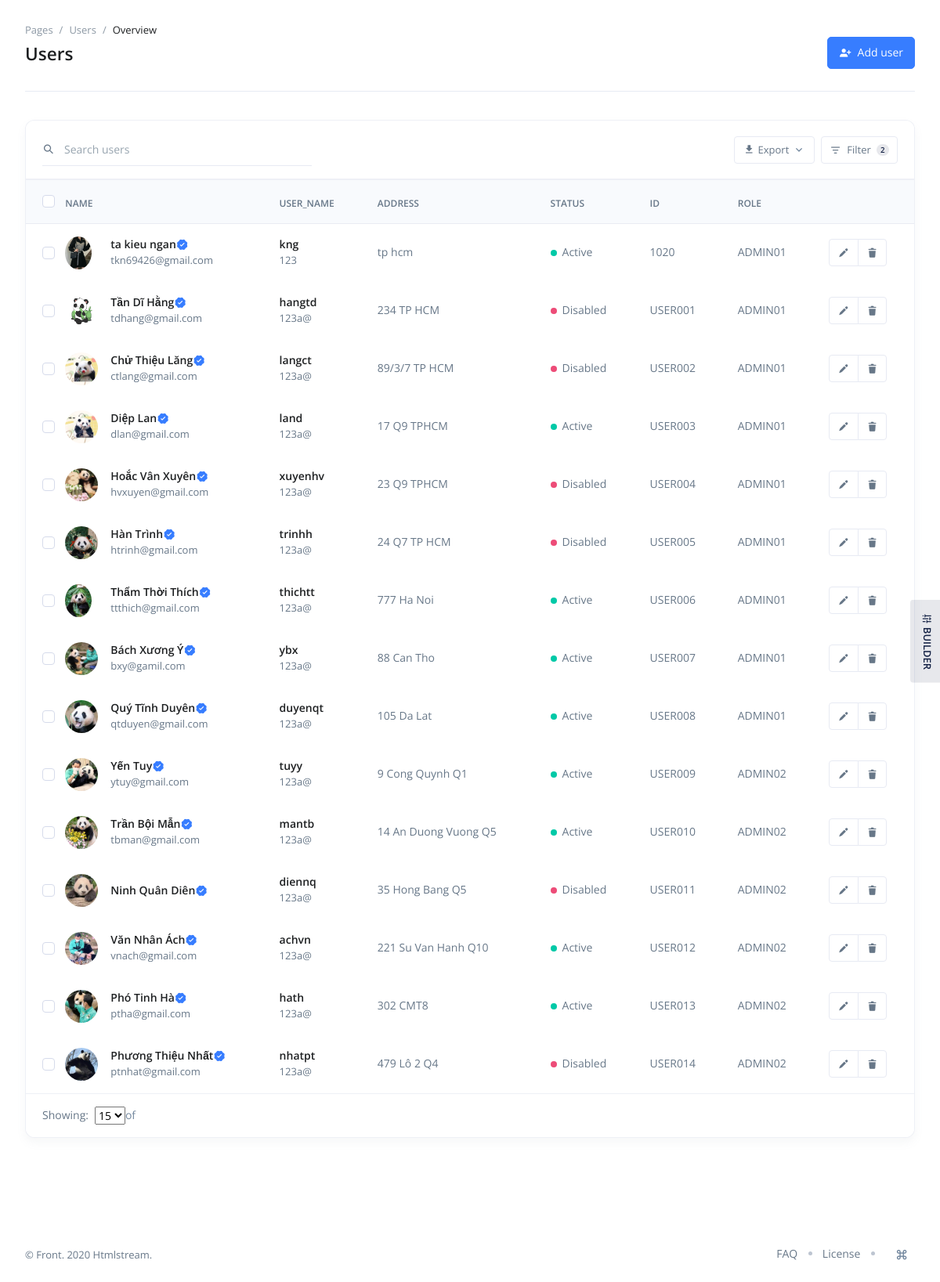
The page /pages/users.php on the database its author committed.
### tables this page shows
CREATE TABLE `user` (
  `ID` varchar(255) NOT NULL,
  `status` varchar(255) DEFAULT NULL,
  `fullname` varchar(255) DEFAULT NULL,
  `email` varchar(255) DEFAULT NULL,
  `phone` varchar(255) DEFAULT NULL,
  `address` varchar(255) DEFAULT NULL,
  `user_name` varchar(255) DEFAULT NULL,
  `pass` varchar(255) DEFAULT NULL,
  `user_avatar` varchar(255) DEFAULT NULL,
  `manager_id` varchar(255) DEFAULT NULL,
  `created_at` date DEFAULT NULL,
  `deleted` int(11) NOT NULL
);

### pages/users.php (called while the page is built)
<?php
  $level = '../';
  $pages ='user';
  include ($level."DB/db.php");
  include($level."component/them_user_loaddata.php");
  include($level.'layout.php');
  ?>

### component/them_user_loaddata.php (called while the page is built, shortened)
<?php
$sql="select* from user";
$result = $db ->prepare($sql);
$result ->execute();
$dsuser = $result -> fetchAll();
?>

### content/users-card.php (the view, shortened to what this page needs)
<div class="card">
          <div class="card-header">
            <div class="row justify-content-between align-items-center flex-grow-1">
              <div class="col-sm-6 col-md-4 mb-3 mb-sm-0">
                <form>
                  <div class="input-group input-group-merge input-group-flush">
                    <div class="input-group-prepend">
                      <div class="input-group-text">
                        <i class="tio-search"></i>
                      </div>
                    </div>
                    <input id="datatableSearch" type="search" class="form-control" placeholder="Search users" aria-label="Search users">
                  </div>
                </form>
              </div>
              <div class="col-sm-6">
                <div class="d-sm-flex justify-content-sm-end align-items-sm-center">
                  <div class="hs-unfold mr-2">
                    <a class="js-hs-unfold-invoker btn btn-sm btn-white dropdown-toggle" href="javascript:;" data-hs-unfold-options='{
                         "target": "#usersExportDropdown",
                         "type": "css-animation"
                       }'>
                      <i class="tio-download-to mr-1"></i> Export
                    </a>
                  </div>
                  <div class="hs-unfold">
                    <a class="js-hs-unfold-invoker btn btn-sm btn-white" href="javascript:;" data-hs-unfold-options='{
                         "target": "#usersFilterDropdown",
                         "type": "css-animation",
                         "smartPositionOff": true
                       }'>
                      <i class="tio-filter-list mr-1"></i> Filter <span class="badge badge-soft-dark rounded-circle ml-1">2</span>
                    </a>
                  </div>
                </div>
              </div>
            </div>
          </div>
          <div class="table-responsive datatable-custom">
            <table id="datatable" class="table table-lg table-borderless table-thead-bordered table-nowrap table-align-middle card-table" data-hs-datatables-options='{
                     "columnDefs": [{
                        "targets": [0, 7],
                        "orderable": false
                      }],
                     "order": [],
                     "info": {
                       "totalQty": "#datatableWithPaginationInfoTotalQty"
                     },
                     "search": "#datatableSearch",
                     "entries": "#datatableEntries",
                     "pageLength": 15,
                     "isResponsive": false,
                     "isShowPaging": false,
                     "pagination": "datatablePagination"
                   }'>
              <thead class="thead-light">
                <tr>
                  <th class="table-column-pr-0">
                    <div class="custom-control custom-checkbox">
                    </div>
                  </th>
                  <th class="table-column-pl-0">Name</th>
                  <th>User_name</th>
                  <th>Address</th>
                  <th>Status</th>
                  <th>ID</th>
                  <th>Role</th>
                  <th></th>
                </tr>
              </thead>
              <tbody>
              <?php
              foreach ($dsuser as $user)
              {
                if($user['deleted']==1)
                {
                    $color='';
                    if($user['status'] == "Active")
                    {
                      $color= 'success';
                    }
                    if($user['status'] == "Disabled")
                    {
                      $color= 'danger';
                    }
                echo '
                <tr>
                  <td class="table-column-pr-0">
                    <div class="custom-control custom-checkbox">
                      <input type="checkbox" class="custom-control-input" id="'.$user['ID'].'">
                      <label class="custom-control-label" for="'.$user['ID'].'"></label>
                    </div>
                  </td>
                  <td class="table-column-pl-0">
                    <a class="d-flex align-items-center" href="'.$level.'pages/users-detail-user.php?id='.$user['ID'].'">
                      <div class="avatar avatar-circle">
                        <img class="avatar-img" src="'.$level.'upload_img/'.$user['user_avatar'].'" alt="Image Description">
                      </div>
                      <div class="ml-3">
                        <span class="d-block h5 text-hover-primary mb-0">'.$user['fullname'].'<i class="tio-verified text-primary" data-toggle="tooltip" data-placement="top" title="Top endorsed"></i></span>
                        <span class="d-block font-size-sm text-body">'.$user['email'].'</span>
                      </div>
                    </a>
                  </td>
                  <td>
                    <span class="d-block h5 mb-0">'.$user['user_name'].'</span>
                    <span class="d-block font-size-sm">'.$user['pass'].'</span>
                  </td>
                  <td>'.$user['address'].' <span class="text-hide">Code: GB</span></td>
                  <td>
                    <span class="legend-indicator bg-'.$color.'"></span>'.$user['status'].'
                  </td>
                  <td>'.$user['ID'].'</td>
                  <td>'.$user['manager_id'].'</td>
                  <td>
                  <div class="btn-group" role="group">
                  <a class="btn btn-sm btn-white" href="'.$level.'pages/users-detail-user.php?id='.$user['ID'].'">
                    <i class="tio-edit"></i>
                  </a>
                  <a class="btn btn-sm btn-white" href="'.$level.'pages/users-deleted-user.php?id='.$user['ID'].'">
                    <i class="tio-delete"></i>
                  </a>
                </div>
                  </td>
                </tr>';}
                ?>
                <?php
              }
                ?>
              </tbody>
            </table>
          </div>
          <div class="card-footer">
            <div class="row justify-content-center justify-content-sm-between align-items-sm-center">
              <div class="col-sm mb-2 mb-sm-0">
                <div class="d-flex justify-content-center justify-content-sm-start align-items-center">
                  <span class="mr-2">Showing:</span>
                  <select id="datatableEntries" class="js-select2-custom" data-hs-select2-options='{
                            "minimumResultsForSearch": "Infinity",
                            "customClass": "custom-select custom-select-sm custom-select-borderless",
                            "dropdownAutoWidth": true,
                            "width": true
                          }'>
                    <option value="15" selected="">15</option>
                  </select>
                  <span class="text-secondary mr-2">of</span>
                </div>
              </div>
            </div>
          </div>
        </div>

### layout.php (shortened to what this page needs)
<!DOCTYPE html>
<html lang="en">
  <head>
    <?php include($level."head/metadata.php");?>
  </head>
<body class="footer-offset">
      <?php include($level.'header/builder.php');?>
    <main id="content" role="main" class="main">
      <div class="content container-fluid">
<?php
if($pages == 'user' )
{
?>
        <?php include('content/users-header.php');?>
        <?php include('content/users-card.php');?>
<?php
}
?>
        </div>
    <?php include('footer/footer.php');?>
    </main>
</body>
</html>

### head/metadata.php (shortened to what this page needs)
<link rel="stylesheet" href="<?php echo($level);?>assets/css/vendor.min.css">
<link rel="stylesheet" href="<?php echo($level);?>assets/vendor/icon-set/style.css">
<link rel="stylesheet" href="<?php echo($level);?>assets/css/theme.min.css?v=1.0">

### header/builder.php (shortened to what this page needs)
<div class="d-none d-md-block position-fixed bottom-0 right-0 mr-5 mb-10" style="z-index: 3;">
  <div style="position: fixed; top: 50%; right: 0; margin-right: -.25rem; transform: translateY(-50%); writing-mode: vertical-rl; text-orientation: sideways;">
    <div class="hs-unfold">
      <a id="builderPopover" class="js-hs-unfold-invoker btn btn-sm btn-soft-dark py-3" href="javascript:;" data-template='<div class="d-none d-md-block popover" role="tooltip"><div class="arrow"></div><h3 class="popover-header"></h3><div class="popover-body"></div></div>' data-toggle="popover" data-placement="left" title="<div class='d-flex align-items-center'>Front Builder <a href='#!' class='close close-light ml-auto'><i id='closeBuilderPopover' class='tio-clear'></i></a></div>" data-content="Customize your overview page layout. Choose the one that best fits your needs." data-html="true" data-hs-unfold-options='{
          "target": "#styleSwitcherDropdown",
          "type": "css-animation",
          "animationIn": "fadeInRight",
          "animationOut": "fadeOutRight",
          "hasOverlay": true,
          "smartPositionOff": true
         }'>
        <i class="tio-tune mr-2"></i>
        <span class="font-weight-bold text-uppercase">Builder</span>
      </a>
    </div>
  </div>
</div>

### content/users-header.php
<div class="page-header">
          <div class="row align-items-end">
            <div class="col-sm mb-2 mb-sm-0">
              <nav aria-label="breadcrumb">
                <ol class="breadcrumb breadcrumb-no-gutter">
                  <li class="breadcrumb-item"><a class="breadcrumb-link" href="javascript:;">Pages</a></li>
                  <li class="breadcrumb-item"><a class="breadcrumb-link" href="javascript:;">Users</a></li>
                  <li class="breadcrumb-item active" aria-current="page">Overview</li>
                </ol>
              </nav>
              <h1 class="page-header-title">Users</h1>
            </div>
            <div class="col-sm-auto">
              <a class="btn btn-primary" href="<?php echo($level);?>pages/users-add-user.php">
                <i class="tio-user-add mr-1"></i> Add user
              </a>
            </div>
          </div>
        </div>

### footer/footer.php
<div class="footer">
          <div class="row justify-content-between align-items-center">
            <div class="col">
              <p class="font-size-sm mb-0">&copy; Front. <span class="d-none d-sm-inline-block">2020 Htmlstream.</span></p>
            </div>
            <div class="col-auto">
              <div class="d-flex justify-content-end">
                <ul class="list-inline list-separator">
                  <li class="list-inline-item">
                    <a class="list-separator-link" href="#">FAQ</a>
                  </li>
                  <li class="list-inline-item">
                    <a class="list-separator-link" href="#">License</a>
                  </li>
                  <li class="list-inline-item">
                    <div class="hs-unfold">
                      <a class="js-hs-unfold-invoker btn btn-icon btn-ghost-secondary rounded-circle" href="javascript:;" data-hs-unfold-options='{
                              "target": "#keyboardShortcutsSidebar",
                              "type": "css-animation",
                              "animationIn": "fadeInRight",
                              "animationOut": "fadeOutRight",
                              "hasOverlay": true,
                              "smartPositionOff": true
                             }'>
                        <i class="tio-command-key"></i>
                      </a>
                    </div>
                  </li>
                </ul>
              </div>
            </div>
          </div>
        </div>

### rows shown on the page
user: user_avatar (picture), fullname "ta kieu ngan", email "tkn69426@gmail.com", user_name "kng", pass "123", address "tp hcm", status "Active", ID "1020", manager "ADMIN01"
user: user_avatar (picture), fullname "Tần Dĩ Hằng", email "tdhang@gmail.com", user_name "hangtd", pass "123a@", address "234 TP HCM", status "Disabled", ID "USER001", manager "ADMIN01"
user: user_avatar (picture), fullname "Chử Thiệu Lăng", email "ctlang@gmail.com", user_name "langct", pass "123a@", address "89/3/7 TP HCM", status "Disabled", ID "USER002", manager "ADMIN01"
user: user_avatar (picture), fullname "Diệp Lan", email "dlan@gmail.com", user_name "land", pass "123a@", address "17 Q9 TPHCM", status "Active", ID "USER003", manager "ADMIN01"
user: user_avatar (picture), fullname "Hoắc Vân Xuyên", email "hvxuyen@gmail.com", user_name "xuyenhv", pass "123a@", address "23 Q9 TPHCM", status "Disabled", ID "USER004", manager "ADMIN01"
user: user_avatar (picture), fullname "Hàn Trình", email "htrinh@gmail.com", user_name "trinhh", pass "123a@", address "24 Q7 TP HCM", status "Disabled", ID "USER005", manager "ADMIN01"
user: user_avatar (picture), fullname "Thẩm Thời Thích", email "ttthich@gmail.com", user_name "thichtt", pass "123a@", address "777 Ha Noi", status "Active", ID "USER006", manager "ADMIN01"
user: user_avatar (picture), fullname "Bách Xương Ý", email "bxy@gamil.com", user_name "ybx", pass "123a@", address "88 Can Tho", status "Active", ID "USER007", manager "ADMIN01"
user: user_avatar (picture), fullname "Quý Tĩnh Duyên", email "qtduyen@gmail.com", user_name "duyenqt", pass "123a@", address "105 Da Lat", status "Active", ID "USER008", manager "ADMIN01"
user: user_avatar (picture), fullname "Yến Tuy", email "ytuy@gmail.com", user_name "tuyy", pass "123a@", address "9 Cong Quynh Q1", status "Active", ID "USER009", manager "ADMIN02"
user: user_avatar (picture), fullname "Trần Bội Mẫn", email "tbman@gmail.com", user_name "mantb", pass "123a@", address "14 An Duong Vuong Q5", status "Active", ID "USER010", manager "ADMIN02"
user: user_avatar (picture), fullname "Ninh Quân Diên", user_name "diennq", pass "123a@", address "35 Hong Bang Q5", status "Disabled", ID "USER011", manager "ADMIN02"
user: user_avatar (picture), fullname "Văn Nhân Ách", email "vnach@gmail.com", user_name "achvn", pass "123a@", address "221 Su Van Hanh Q10", status "Active", ID "USER012", manager "ADMIN02"
user: user_avatar (picture), fullname "Phó Tinh Hà", email "ptha@gmail.com", user_name "hath", pass "123a@", address "302 CMT8", status "Active", ID "USER013", manager "ADMIN02"
user: user_avatar (picture), fullname "Phương Thiệu Nhất", email "ptnhat@gmail.com", user_name "nhatpt", pass "123a@", address "479 Lô 2 Q4", status "Disabled", ID "USER014", manager "ADMIN02"
